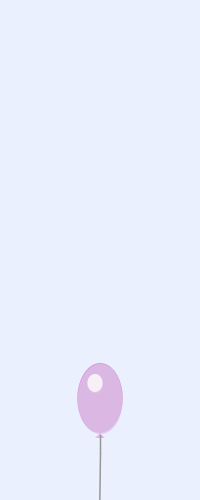
Frame 1 (no input)
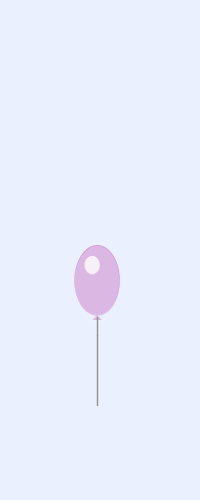
Frame 60 (the mouse pressed at the canvas centre just before this capture)
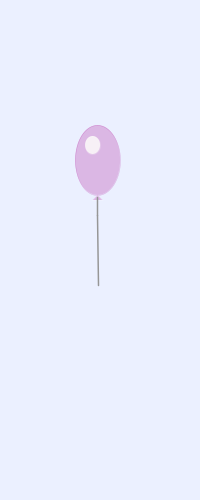
Frame 120 (the mouse held since frame 60 and released just before this capture)

The Processing sketch that drew these frames (run headless with seeded random() and noise(); from frame 60 on, the mouse is pressed at the canvas centre):

// Processing sketch: processing_123129
// ── processing_123129.pde

float ballWidth = 45;
float ballHeight = 70;

float currX;
float currY;


void setup(){
  size(200,500);
  smooth();
  ellipseMode(CENTER);
  frameRate(30);
  noStroke();
  currX = 100;
  currY = 400;
}


void draw(){
  background(235,240,255);
  currY -= 2; 
  // move left / right seldom
  if(random(10) > 9){
  currX += (random(4)-2);
  }
  
  // main balloon
  strokeWeight(0.5);
  stroke(185,58,169, 90);
  fill(185,58,169,80);
  ellipse(currX,currY ,ballWidth ,ballHeight );

  // highlight
  noStroke();
  strokeWeight(1);
  stroke(255, 50);
  fill(247,240,246);
  ellipse(currX - 5,currY - 15 ,15,18);
  //triangle at bottom
  fill(185,58,169,80);
  triangle(currX ,currY + ballHeight/2, currX + 5, currY + ballHeight/2 + 5, currX - 5, currY + ballHeight/2 + 5);
  
  // string....
  stroke(150);
  strokeWeight(1.5);
  line(currX ,currY + ballHeight/2 + 2,currX ,currY + ballHeight/2 + 20);
  // move bottom part more frequently
  line(currX ,currY + ballHeight/2 + 20,currX + random(4)-2 ,currY + ballHeight/2 + 90);
  
  // move to bottom and recycle balloon
  if(currY < -120){
    currY = 600;
  }
}
